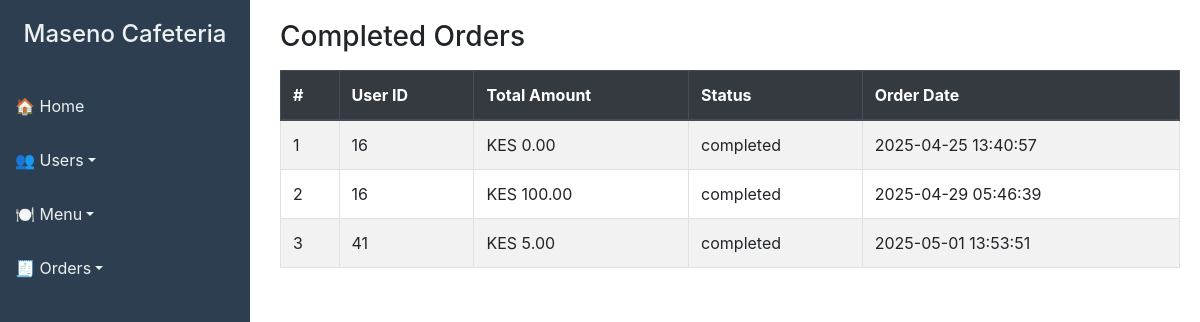
The app's page /completed_orders.php with its own data.
### tables this page shows
CREATE TABLE `orders` (
  `id` int(11) NOT NULL,
  `user_id` int(11) NOT NULL,
  `order_date` timestamp NOT NULL DEFAULT current_timestamp(),
  `total` decimal(10,2) NOT NULL,
  `status` enum('pending','completed','cancelled') DEFAULT 'pending',
  `total_price` decimal(10,2) DEFAULT NULL,
  `pickup_method` varchar(255) DEFAULT NULL,
  `address` text DEFAULT NULL,
  `latitude` decimal(10,6) DEFAULT NULL,
  `longitude` decimal(10,6) DEFAULT NULL,
  `payment_method` varchar(50) NOT NULL,
  `delivery_address` varchar(255) DEFAULT NULL
);

### completed_orders.php (the view, shortened to what this page needs)
<?php
include 'db_connect.php';
$query = mysqli_query($conn, "SELECT * FROM orders WHERE status = 'completed'");
?>
<!DOCTYPE html>
<html lang="en">
<head>
    <link rel="stylesheet" href="https://stackpath.bootstrapcdn.com/bootstrap/4.5.2/css/bootstrap.min.css">
</head>
<body>
<div class="sidebar">
    <h4>Maseno Cafeteria</h4>
    <a href="admin_dashboard.php">🏠 Home</a>
    <a href="#usersSubmenu" data-toggle="collapse" class="dropdown-toggle" aria-expanded="false">👥 Users</a>
    <a href="#menuSubmenu" data-toggle="collapse" class="dropdown-toggle" aria-expanded="false">🍽️ Menu</a>
    <a href="#ordersSubmenu" data-toggle="collapse" class="dropdown-toggle" aria-expanded="false">🧾 Orders</a>
</div>
<div class="main-content">
    <h3>Completed Orders</h3>
    <table class="table table-bordered table-striped mt-3">
        <thead class="thead-dark">
            <tr>
                <th>#</th>
                <th>User ID</th>
                <th>Total Amount</th>
                <th>Status</th>
                <th>Order Date</th>
            </tr>
        </thead>
        <tbody>
            <?php
            $count = 1;
            while($row = mysqli_fetch_assoc($query)) { ?>
                <tr>
                    <td><?= $count++ ?></td>
                    <td><?= htmlspecialchars($row['user_id']) ?></td>
                    <td>KES <?= number_format($row['total'], 2) ?></td>
                    <td><?= htmlspecialchars($row['status']) ?></td>
                    <td><?= htmlspecialchars($row['order_date']) ?></td>
                </tr>
            <?php } ?>
        </tbody>
    </table>
</div>
</body>
</html>

### completed_orders.php (style rules this page uses)
.sidebar { width: 250px; background-color: #2c3e50; min-height: 100vh; padding-top: 20px; position: fixed; }
.sidebar h4 { color: #ecf0f1; text-align: center; margin-bottom: 30px; }
.sidebar a { color: #ecf0f1; padding: 15px; display: block; text-decoration: none; }
.main-content { margin-left: 260px; padding: 20px; }
table { background-color: #fff; }

### records on screen
orders: user "16", total "0.00", status "completed", order_date "2025-04-25 13:40:57"
orders: user "16", total "100.00", status "completed", order_date "2025-04-29 05:46:39"
orders: user "41", total "5.00", status "completed", order_date "2025-05-01 13:53:51"
